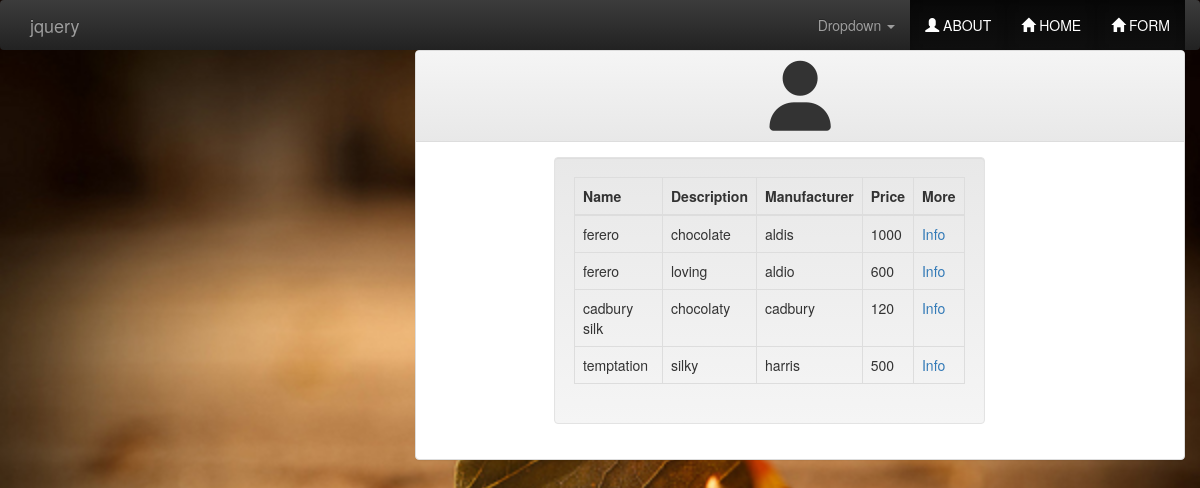
/registration/chocolate/list/, run on an earlier commit of the app's database.
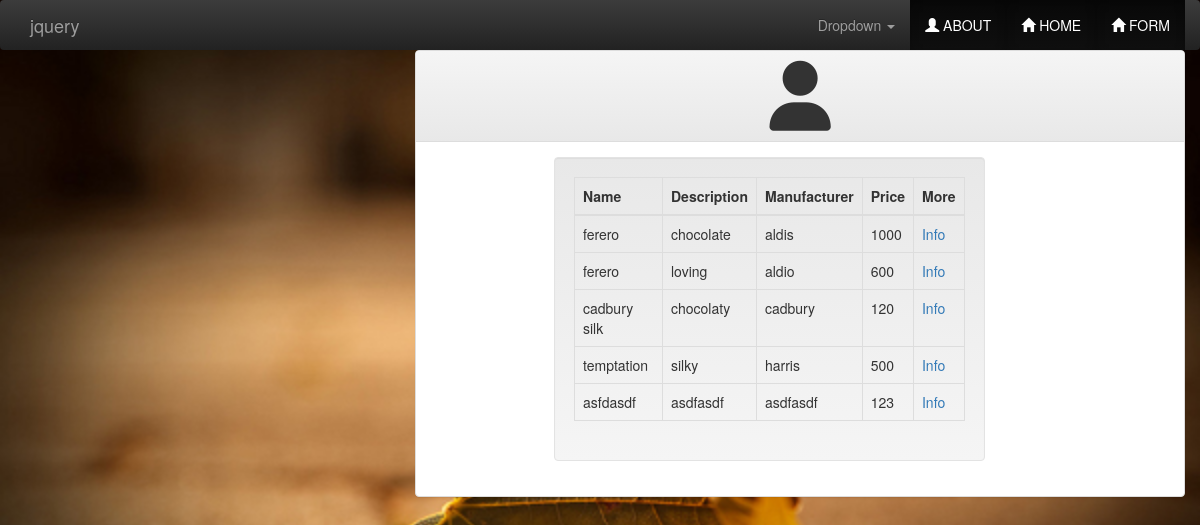
And on a later commit of the database.
### registration/models.py (models this page shows)
class Chocolate(models.Model):
    id = models.AutoField(primary_key=True)
    name = models.CharField(_('Chocolate Name'),max_length=100,blank=True )
    description = models.CharField(_('Chocolate Description'),max_length=1000,blank=True )
    manufacturer = models.CharField(_('Chocolate Manufacturer'),max_length=100,blank=True )
    price = models.IntegerField(_('Chocolate Price'),
                                validators=[MaxValueValidator(1000), MinValueValidator(0)],
                                help_text=_('4 digits maximum'), blank=True, null=True)

### registration/views.py (the view)
class ListChocolateView(ListView):
    template_name='list_chocolate.html'
    def get_queryset(self):
        return Chocolate.objects.all()

### registration/templates/list_chocolate.html (shortened to what this page needs)
<!DOCTYPE html>
{% load staticfiles %}
{% load register_extras %}
<html>
<head>
    <link rel="stylesheet" href={% static "css/bootstrap.min.css" %}>
    <link rel="stylesheet" href={% static "css/bootstrap-theme.min.css" %}>
    <link href="{% static 'css/bootstrap.min.css' %}" rel="stylesheet">
    <link rel="stylesheet" href="{% static 'font-awsome/css/font-awesome.min.css' %}"/>
</head>
<body style="background-image: url({% static "images/image-17.jpg" %});background-repeat:no-repeat;background-size:100%;height: 140px;display:block;padding:0 !important;margin:0;" >
<nav class="nav navbar-inverse">
    <div class="container-fluid">
        <div class="navbar-header">
            <a class="navbar-brand" href="http://jquery.com/">jquery</a>
        </div>
        <ul class="nav navbar-nav pull-right">
            <li class="dropdown">
                <a href="#" class="dropdown-toggle" data-toggle="dropdown" role="button" aria-haspopup="true" aria-expanded="false">Dropdown <span class="caret"></span></a>
            </li>
            <li class="active">
                <a href="file:///home/icpc2015/Desktop/bootstrap/home.html"> <span style="color:white;" class="glyphicon glyphicon-user"></span> ABOUT</a>
            </li>
            <li class="active">
                <a href="file:///home/icpc2015/Desktop/bootstrap/index.html"><span style="color:white;" class="glyphicon glyphicon-home"></span> HOME</a>
            </li>
            <li class="active">
                <a href="file:///home/icpc2015/Desktop/form.html"><span style="color:white;" class="glyphicon glyphicon-home"></span> FORM</a>
            </li>
        </ul>
</nav>
<div class="col-md-8 col-md-offset-4">
    <div class="panel panel-default">
        <div class="panel-heading" style="display-block;text-align:center">
            <i class="fa fa-user fa-5x"></i>
        </div>
        <div class="panel-body">
            <div class="col-md-7 col-md-offset-2 well">
                <table class="table table-hover table-bordered table-responsive">
                    <thead>
                    <tr>
                        <th>
                            Name
                        </th>
                        <th>
                            Description
                        </th>
                        <th>
                            Manufacturer
                        </th>
                        <th>
                            Price
                        </th>
                        <th>
                            More
                        </th>
                    </tr>
                    </thead>
                    <tbody>
                    {% for item in object_list %}
                    <tr>
                        <td> {{ item.name }} </td>
                        <td> {{ item.description }}</td>
                        <td> {{ item.manufacturer }}</td>
                        <td> {{ item.price }}</td>
                        <td> <a href="{% url 'chocolate_info' item.id %}">Info</a> </td>
                    </tr>
                    {% endfor %}
                    </tbody>
                </table>
            </div>
        </div>
    </div>
</div>
</body>
</html>

What changed in the data, as far as the page shows it:
added Chocolate: name "asfdasdf", description "asdfasdf", manufacturer "asdfasdf", price "123"
